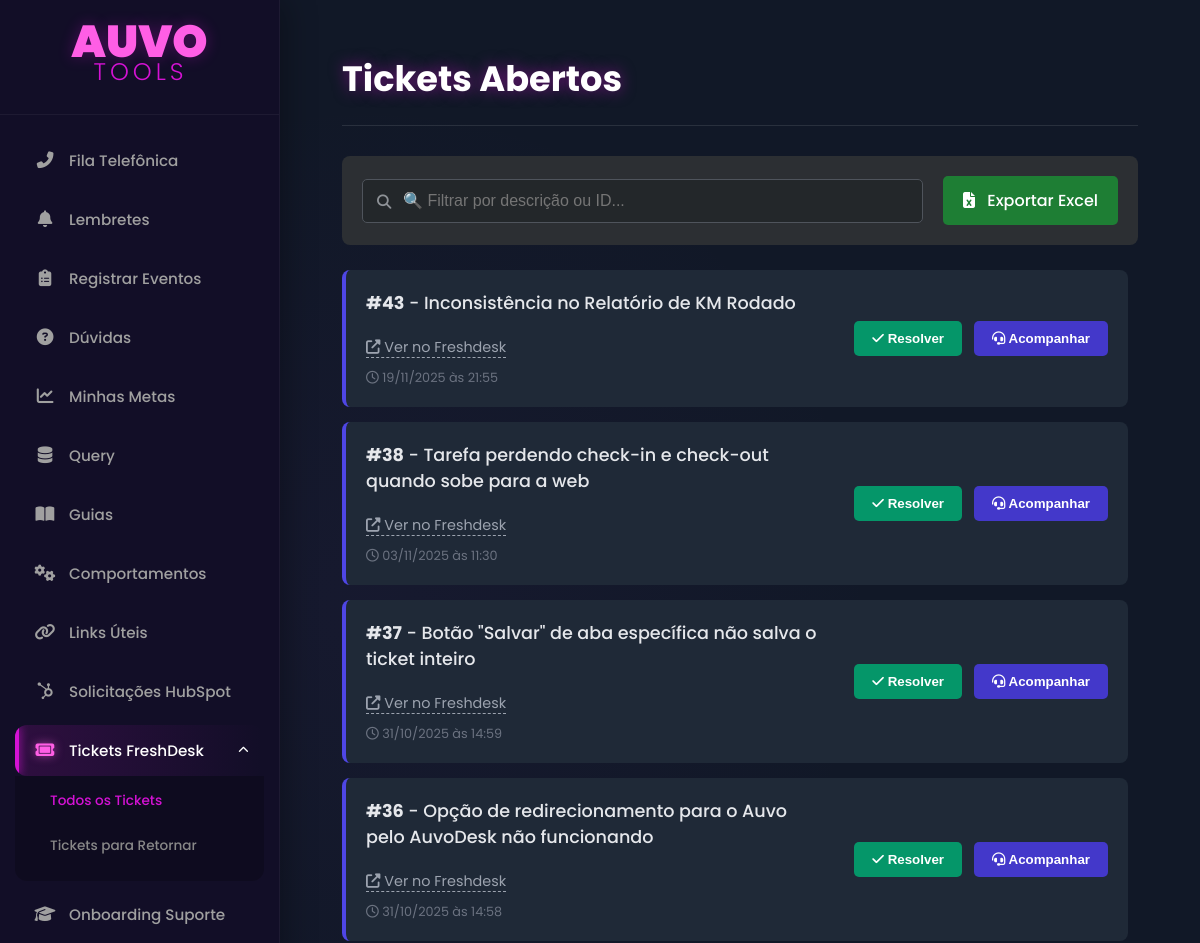
The app's page /tickets-freshdesk (signed in, upper part), older data.
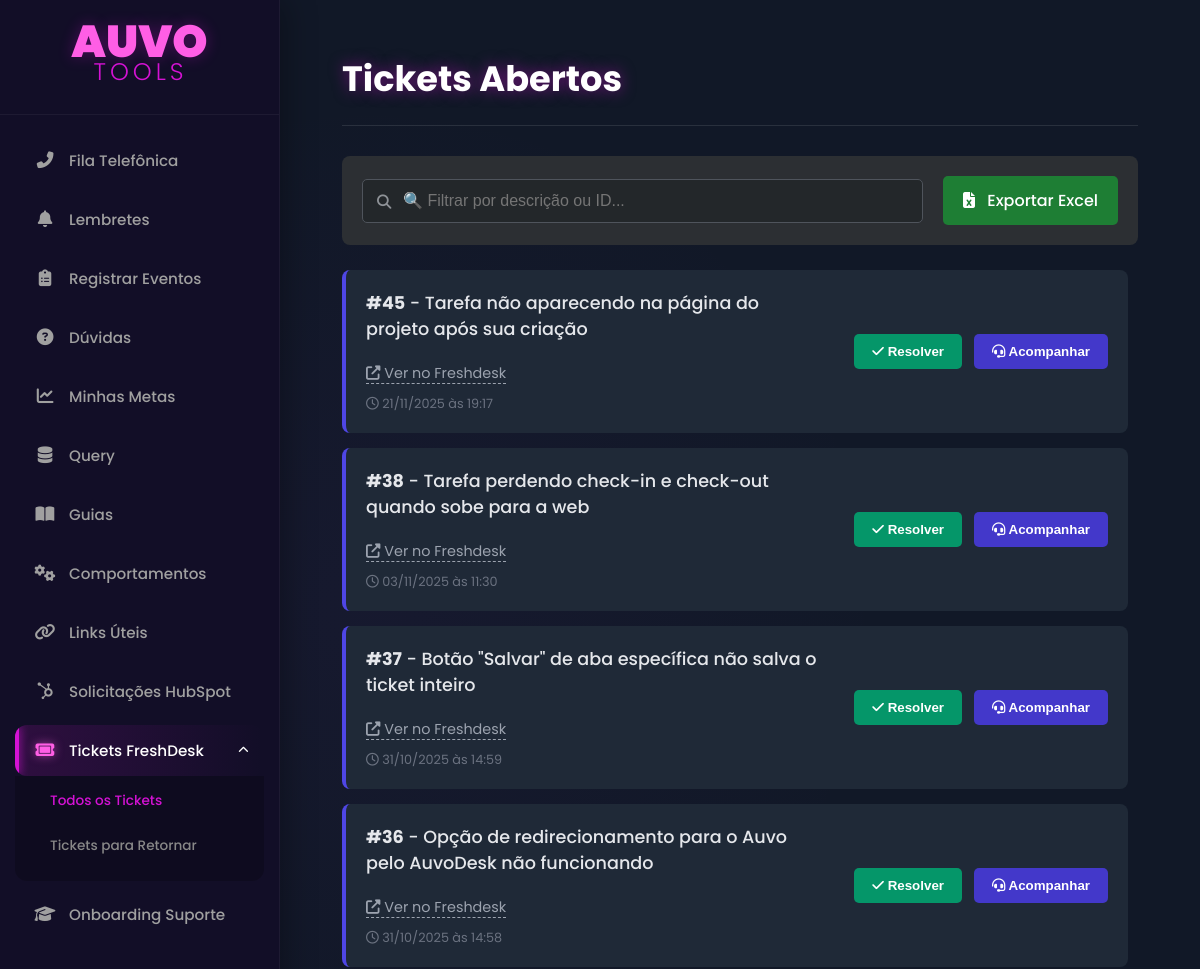
The same page, newer data.
### app.py (models this page shows)
class DiscordTicket(db.Model):
    id = db.Column(db.Integer, primary_key=True)
    description = db.Column(db.Text, nullable=False)
    link = db.Column(db.String(300), nullable=False)
    status = db.Column(db.String(20), default='aberto', nullable=False)
    created_at = db.Column(db.DateTime, default=datetime.utcnow)
    follow_ups = db.relationship('TicketFollowUp', backref='ticket', lazy=True, cascade="all, delete-orphan")

### app.py (the view)
@app.route('/tickets-freshdesk')
@login_required
def tickets_freshdesk():
    search_term = request.args.get('search', '')
    tickets_query = DiscordTicket.query.filter_by(status='aberto')
    if search_term:
        tickets_query = tickets_query.filter(DiscordTicket.description.ilike(f'%{search_term}%'))
    tickets = tickets_query.order_by(DiscordTicket.created_at.desc()).all()
    return render_template('tickets_freshdesk.html',
                           title="Tickets Abertos",
                           tickets=tickets,
                           search_term=search_term) # Passa o termo de volta para o template

### app.py (called while the page is built)
@app.context_processor
def inject_now():
    return {'now': datetime.utcnow()}

@login_manager.user_loader
def load_user(user_id):
    return User.query.get(int(user_id))

### templates/tickets_freshdesk.html (shortened to what this page needs)
{% extends "base.html" %}
{% block content %}
<div class="content-padding">
    <div class="fila-header">
        <h1>{{ title }}</h1>
    </div>
    <div class="filter-bar">
        <form method="GET" action="{{ url_for('tickets_freshdesk') }}" class="search-form">
            <input type="text" name="search" placeholder="🔍 Filtrar por descrição ou ID..." value="{{ search_term or '' }}">
        </form>
        <a href="{{ url_for('export_tickets', search=search_term) }}" class="action-btn export-btn">
            <i class="fa-solid fa-file-excel"></i> Exportar Excel
        </a>
    </div>
    <div class="ticket-list-container">
        {% if tickets %}
            <ul class="ticket-list">
                {% for ticket in tickets %}
                <li class="ticket-item">
                    <div class="ticket-content">
                        <p class="ticket-description">
                            <strong>#{{ ticket.id }}</strong> - {{ ticket.description }}
                        </p>
                        <div class="ticket-meta-info">
                            <a href="{{ ticket.link }}" target="_blank" rel="noopener noreferrer" class="ticket-link">
                                <i class="fa-solid fa-external-link-alt"></i> Ver no Freshdesk
                            </a>
                            <small class="ticket-timestamp">
                                <i class="fa-regular fa-clock"></i>
                                {{ ticket.created_at.strftime('%d/%m/%Y às %H:%M') }}
                            </small>
                        </div>
                    </div>
                    <div class="ticket-actions">
                        <form method="POST" action="{{ url_for('resolver_ticket', ticket_id=ticket.id) }}" style="flex-grow: 1;">
                            <button type="submit" class="action-btn resolve-btn" title="Marcar como Resolvido">
                                <i class="fa-solid fa-check"></i> Resolver
                            </button>
                        </form>
                        <button class="action-btn follow-btn" data-ticket-id="{{ ticket.id }}" title="Acompanhar para dar retorno">
                            <i class="fa-solid fa-headset"></i> Acompanhar
                        </button>
                    </div>
                </li>
                {% endfor %}
            </ul>
        {% endif %}
    </div>
</div>
{% endblock %}

Row changes from the older to the newer data that the page shows:
no longer on this page (row edited): DiscordTicket: id "43", description "Inconsistência no Relatório de KM Rodado", created_at "19/11/2025 às 21:55"
added DiscordTicket: id "45", description "Tarefa não aparecendo na página do projeto após sua criação", created_at "21/11/2025 às 19:17"
